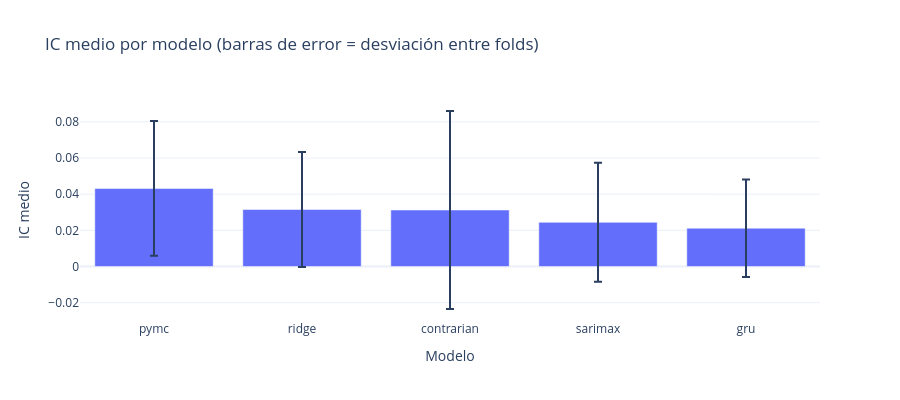

This figure's notebook cell:
### Code cell
agg = (
    metrics_df.groupby("model")
    .apply(lambda g: pd.Series({
        "IC_medio":   np.average(g["ic"].fillna(0), weights=g["n"]),
        "Hit_medio":  np.average(g["hit"], weights=g["n"]),
        "RMSE_medio": np.average(g["rmse"], weights=g["n"]),
        "IC_std_folds": g.groupby("fold_id")["ic"].mean().std(),
    }))
    .reset_index()
    .sort_values("IC_medio", ascending=False)
)
print(agg.to_string(index=False))

fig = px.bar(
    agg, x="model", y="IC_medio", error_y="IC_std_folds",
    title="IC medio por modelo (barras de error = desviación entre folds)",
    labels={"IC_medio": "IC medio", "model": "Modelo"},
)
fig.update_layout(template="plotly_white", height=400)
fig.show()

### Figure 1 — Plotly figure (JSON) as saved in the notebook; plotly's stock layout.template omitted (floating-point values rounded to 4 significant figures)
{"data": [{"error_y": {"array": [0.03729, 0.03178, 0.05473, 0.03289, 0.02692]}, "hovertemplate": "Modelo=%{x}<br>IC medio=%{y}<extra></extra>", "legendgroup": "", "marker": {"color": "#636efa", "pattern": {"shape": ""}}, "name": "", "orientation": "v", "showlegend": false, "textposition": "auto", "type": "bar", "x": ["pymc", "ridge", "contrarian", "sarimax", "gru"], "xaxis": "x", "y": [0.04319, 0.03154, 0.03125, 0.02445, 0.0212], "yaxis": "y"}], "layout": {"barmode": "relative", "height": 400, "legend": {"tracegroupgap": 0}, "title": {"text": "IC medio por modelo (barras de error = desviación entre folds)"}, "xaxis": {"anchor": "y", "domain": [0, 1], "title": {"text": "Modelo"}}, "yaxis": {"anchor": "x", "domain": [0, 1], "title": {"text": "IC medio"}}}}
